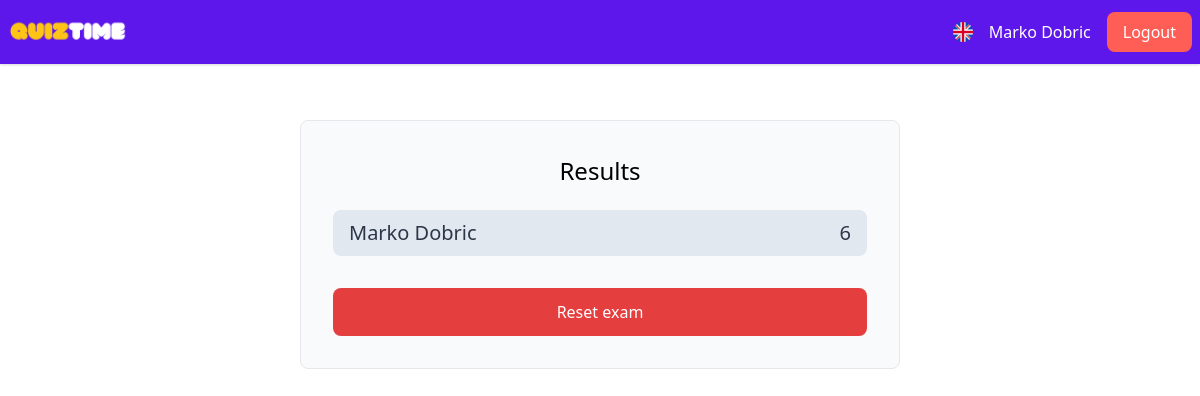
The page /exam_results/3 (signed in) on the database its author committed.
### app/models.py (models this page shows, shortened)
class User(db.Model, UserMixin):
    id = db.Column(db.Integer, primary_key=True)
    first_name = db.Column(db.String(50), nullable=False)
    last_name = db.Column(db.String(50), nullable=False)
    email = db.Column(db.String(120), unique=True, nullable=False)
    password_hash = db.Column(db.String(128), nullable=False)
    role = db.Column(db.String(10), nullable=False)

class Score(db.Model):
    id = db.Column(db.Integer, primary_key=True)
    exam_id = db.Column(db.Integer, db.ForeignKey('exam.id'), nullable=False)
    student_id = db.Column(db.Integer, db.ForeignKey('user.id'), nullable=False)
    score = db.Column(db.Integer, nullable=False, default=0)

### app/routes.py (the view)
@bp.route('/exam_results/<int:exam_id>', methods=['GET'])
@login_required
def exam_results(exam_id):
    exam = Exam.query.get_or_404(exam_id)
    final_scores = (db.session.query(Score, User)
                    .join(User, Score.student_id == User.id)
                    .filter(Score.exam_id == exam_id)
                    .order_by(Score.score.desc())
                    .all())
    return render_template('exam_results.html', exam=exam, final_scores=final_scores)

### app/__init__.py (called while the page is built)
def get_translation(key):
    lang = session.get('lang', 'en') #default is en
    return translations.get(lang, {}).get(key, key)

def create_app():
    app = Flask(__name__)
    app.config.from_object('app.config.Config')
    db.init_app(app)
    login_manager.init_app(app)
    socketio.init_app(app)
    migrate.init_app(app, db)
    try:
        os.makedirs(app.instance_path)
    except OSError:
        pass
    from .routes import bp as main_bp
    app.register_blueprint(main_bp)
    with app.app_context():
        db.create_all()
    from .models import User, Exam, Question, Score
    @login_manager.user_loader
    def load_user(user_id):
        return User.query.get(int(user_id))
    login_manager.login_view = 'main.login'
    @app.context_processor
    def inject_translation():
        return dict(get_translation=get_translation)
    return app

### app/templates/exam_results.html (shortened to what this page needs)
<!DOCTYPE html>
<html lang="en">
<head>
    <link rel="stylesheet" href="https://cdnjs.cloudflare.com/ajax/libs/tailwindcss/2.2.19/tailwind.min.css">
</head>
<body>
    <nav class="fixed w-full top-0 bg-gray-50 p-2 shadow" style="background-color: #5e17eb;">
        <div class="mx-auto flex items-center justify-between">
            <div class="flex items-center">
                <a href="{{ url_for('main.index') }}">
                    <img src="{{ url_for('static', filename='img/logo.png') }}" alt="Logo" class="h-12 w-17">
                </a>
            </div>
            <div class="flex items-center space-x-4">
                {% if session.get('lang', 'en') == 'en' %}
                <a href="{{ url_for('main.set_language', language='hr') }}">
                    <img src="{{ url_for('static', filename='img/uk.png') }}" alt="Switch to Croatian"
                        class="flag-icon">
                </a>
                {% else %}
                <a href="{{ url_for('main.set_language', language='en') }}">
                    <img src="{{ url_for('static', filename='img/hr.png') }}" alt="Switch to English" class="flag-icon">
                </a>
                {% endif %}
                <span class="username-text font-medium">{{ current_user.first_name }} {{ current_user.last_name
                    }}</span>
                <a href="{{ url_for('main.logout') }}" class="text-white logout-button px-4 py-2 rounded-lg">{{
                    get_translation('logout') }}</a>
            </div>
        </div>
    </nav>
    <div class="container mt-20 px-4">
        <h1>{{ get_translation('results') }}</h1>
        <ul id="scoreboard_list">
            {% for score, student in final_scores %}
            <li id="student_{{ student.id }}">
                <span class="font-medium">{{ student.first_name }} {{ student.last_name }}</span>
                <span class="font-medium">{{ score.score }}</span>
            </li>
            {% endfor %}
        </ul>
        <form action="{{ url_for('main.reset_exam', exam_id=exam.id) }}" method="post">
            <button type="submit" class="reset-button">{{
                get_translation('reset_exam') }}</button>
        </form>
    </div>
</body>
</html>

### app/templates/exam_results.html (style rules this page uses)
body { background-color: #ffffff; }
nav { background-color: #5e17eb; }
.flag-icon { width: 20px; height: 20px; cursor: pointer; }
.username-text { color: #ffffff; }
.logout-button { background-color: #ff5e57; }
.container { max-width: 600px; margin: 0 auto; padding: 2rem; border: 1px solid #e5e7eb; border-radius: 8px; margin-top: 10%; background-color: #f9fafb; }
h1 { font-size: 1.5rem; text-align: center; margin-bottom: 1.3rem; }
ul { list-style-type: none; padding: 0; margin: 0; }
ul li { padding: 0.5rem 1rem; margin-bottom: 0.5rem; background-color: #e2e8f0; border-radius: 8px; font-size: 1.25rem; color: #2d3748; display: flex; justify-content: space-between; align-items: center; }
.reset-button { background-color: #e53e3e; color: white; padding: 0.75rem; border-radius: 8px; text-align: center; cursor: pointer; margin-top: 1.5rem; width: 100%; text-align: center; transition: background-color 0.3s; }

### rows shown on the page
User: first_name "Marko", last_name "Dobric"
Score: first_name "Marko", last_name "Dobric", score "6"

### other values the page prints
{{ get_translation('logout') }} "Logout"
{{ get_translation('results') }} "Results"
{{ get_translation('reset_exam') }} "Reset exam"
